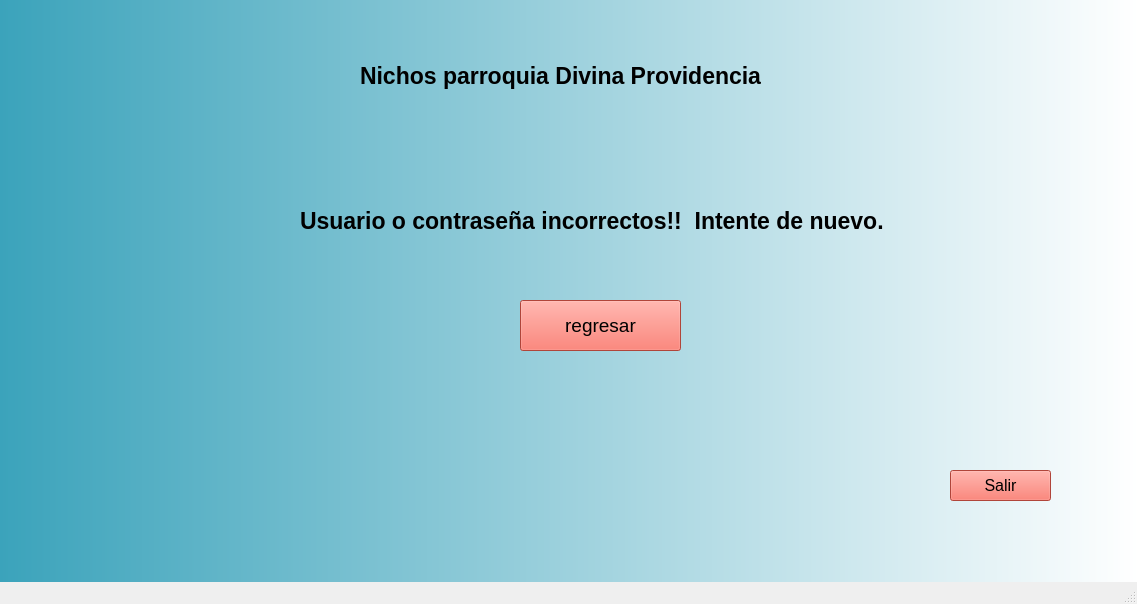
<?xml version="1.0" encoding="UTF-8"?>
<ui version="4.0">
 <class>Nichos</class>
 <widget class="QMainWindow" name="Nichos">
  <property name="geometry">
   <rect>
    <x>0</x>
    <y>0</y>
    <width>1137</width>
    <height>604</height>
   </rect>
  </property>
  <property name="windowTitle">
   <string>Gestion de nichos de la parroquia Divina Providenca</string>
  </property>
  <property name="autoFillBackground">
   <bool>false</bool>
  </property>
  <property name="styleSheet">
   <string notr="true">QWidget #centralwidget{
background-color: qlineargradient(spread:pad, x1:0, y1:0, x2:1, y2:0, stop:0 rgba(59, 163, 187, 255), stop:1 rgba(255, 255, 255, 255));}</string>
  </property>
  <widget class="QWidget" name="centralwidget">
   <widget class="QLabel" name="label">
    <property name="geometry">
     <rect>
      <x>360</x>
      <y>40</y>
      <width>461</width>
      <height>71</height>
     </rect>
    </property>
    <property name="font">
     <font>
      <pointsize>17</pointsize>
      <weight>75</weight>
      <bold>true</bold>
     </font>
    </property>
    <property name="text">
     <string>Nichos parroquia Divina Providencia</string>
    </property>
   </widget>
   <widget class="QPushButton" name="pushButton_2">
    <property name="geometry">
     <rect>
      <x>950</x>
      <y>470</y>
      <width>101</width>
      <height>31</height>
     </rect>
    </property>
    <property name="font">
     <font>
      <pointsize>12</pointsize>
     </font>
    </property>
    <property name="styleSheet">
     <string notr="true">background-color: rgb(246, 97, 81);</string>
    </property>
    <property name="text">
     <string>Salir</string>
    </property>
   </widget>
   <widget class="QLabel" name="label_2">
    <property name="geometry">
     <rect>
      <x>300</x>
      <y>180</y>
      <width>621</width>
      <height>81</height>
     </rect>
    </property>
    <property name="font">
     <font>
      <pointsize>17</pointsize>
      <weight>75</weight>
      <bold>true</bold>
     </font>
    </property>
    <property name="text">
     <string>Usuario o contraseña incorrectos!!  Intente de nuevo.</string>
    </property>
   </widget>
   <widget class="QPushButton" name="pushButton_3">
    <property name="geometry">
     <rect>
      <x>520</x>
      <y>300</y>
      <width>161</width>
      <height>51</height>
     </rect>
    </property>
    <property name="font">
     <font>
      <pointsize>14</pointsize>
     </font>
    </property>
    <property name="styleSheet">
     <string notr="true">background-color: rgb(246, 97, 81);</string>
    </property>
    <property name="text">
     <string>regresar</string>
    </property>
   </widget>
  </widget>
  <widget class="QMenuBar" name="menubar">
   <property name="geometry">
    <rect>
     <x>0</x>
     <y>0</y>
     <width>1137</width>
     <height>22</height>
    </rect>
   </property>
  </widget>
  <widget class="QStatusBar" name="statusbar"/>
 </widget>
 <resources/>
 <connections/>
</ui>
